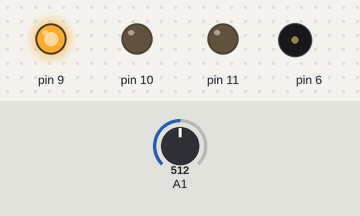
Bench run of a sketch on a simulated Arduino Uno, built with avr-gcc and run on an emulated ATmega328P. Shown: output pins drawn as LEDs (lit = HIGH), buzzer (waves = sounding). The test bench sets the inputs (shaded band); at power-on: A1 = 512. What the sketch prints to the serial monitor is not drawn.

Above: at 1.8 s.
1.9 s: A1 set to 408
5.4 s: A1 set to 387
At 6.6 s:
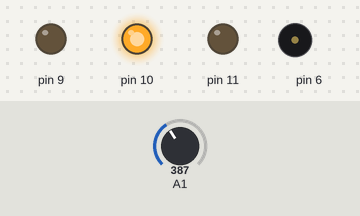
7.5 s: A1 set to 410
At 7.9 s:
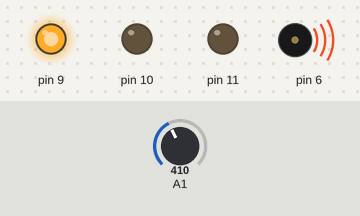
11.5 s: A1 set to 390
At 12.3 s:
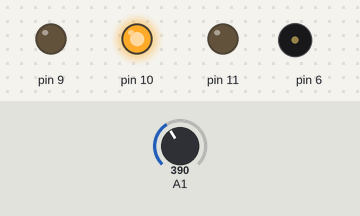
Timing chart, 0 to 14.0 s (numbered marks = the images above; inputs shaded):
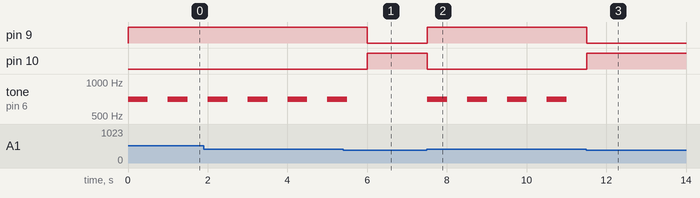

The sketch:

20201119_Anti-theft_sensor.ino
```cpp
int score = 0;

void setup()
{
  pinMode(9,OUTPUT);
  pinMode(10,OUTPUT);
  pinMode(11,OUTPUT);
  Serial.begin(9600);

}
void loop() {
  score = analogRead(A1);
  Serial.println(score);
  if(score >= 400)
  {
    digitalWrite(9,HIGH);
    digitalWrite(10,LOW);
    digitalWrite(11,LOW);
    tone(6,700);
    delay(500);
    noTone(6);
    delay(500);
    Serial.println("도난발생");
  }
  else if(score <= 800)
  {
    digitalWrite(9,LOW);
    digitalWrite(10,HIGH);
    digitalWrite(11,LOW);
  }


}
```

Measured:
- the behaviour switches between 400 and 399 on A1 (found by bisection; images 0 and 1)
- after the input at 5.4 s, pin 9: HIGH → LOW after 0.60 s; pin 10: LOW → HIGH after 0.60 s; tone on pin 6: goes on until 5.5 s, then stays silent
- after the input at 7.5 s, pin 9: LOW → HIGH at once; pin 10: HIGH → LOW at once; tone on pin 6: alternates 700 Hz for 0.50 s and silent for 0.50 s, starting at once
- after the input at 11.5 s, pin 9: HIGH → LOW at once; pin 10: LOW → HIGH at once; tone on pin 6: stops changing and stays silent
- by itself, tone on pin 6: alternates 700 Hz for 0.50 s and silent for 0.50 s
